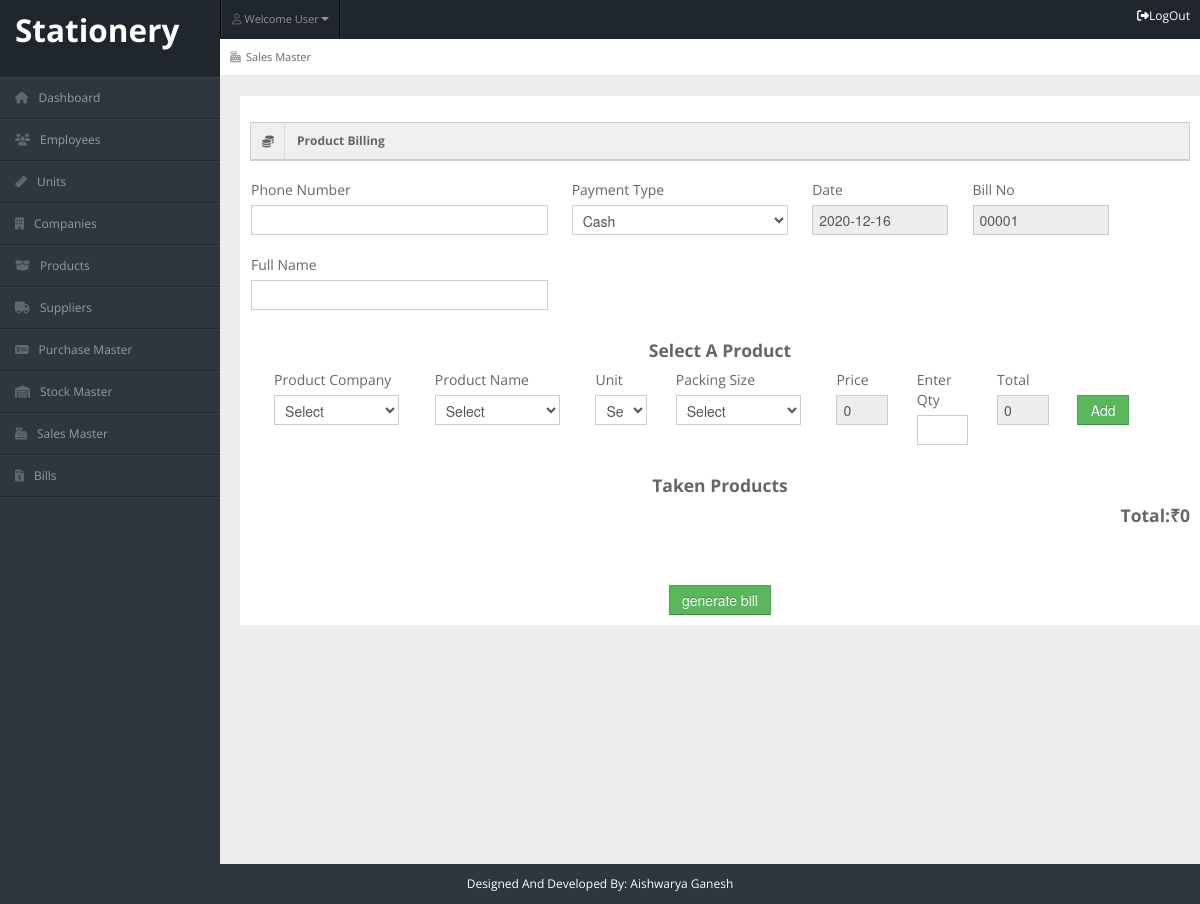
/Stationery_IMS/admin/sales_master.php, run on an earlier commit of the app's database.
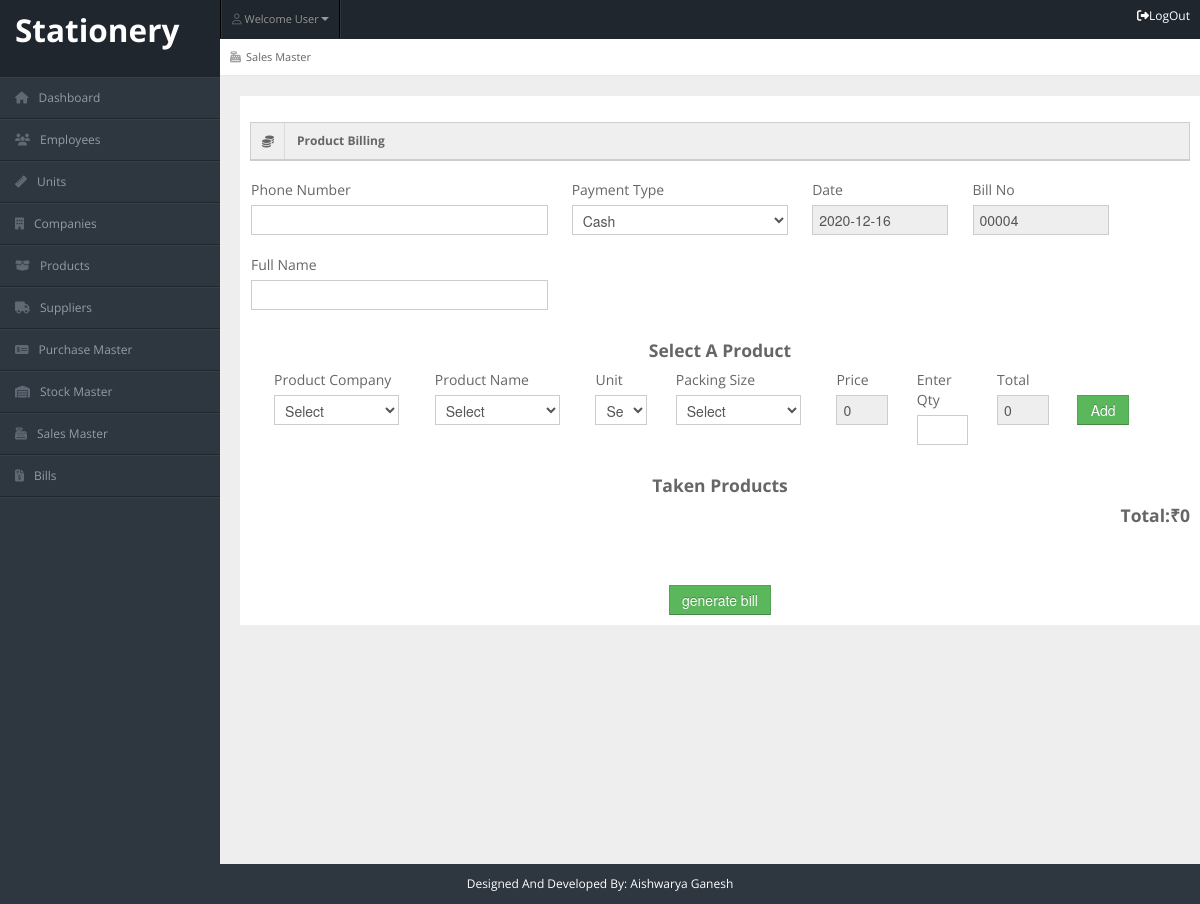
And on a later commit of the database.
### tables this page shows
CREATE TABLE `billing_header` (
  `id` int(5) NOT NULL,
  `phno` varchar(15) NOT NULL,
  `payment_method` varchar(50) NOT NULL,
  `date` date NOT NULL,
  `bill_no` varchar(10) NOT NULL
);

### Stationery_IMS/admin/sales_master.php (the view, shortened to what the changed rows need)
<?php
include "header.php";
include "../employee/connection.php";
$bill_id=0;
$res=mysqli_query($link,"select * from billing_header order by id desc limit 1");
while ($row=mysqli_fetch_array($res))
{
  $bill_id=$row["id"];
}
?>
    <div id="content">
      <form name="form1" action="" method="post" class="form-horizontal nopadding">
        <div class="container-fluid">
                <div class="row-fluid" style="background-color: white; min-height: 100px; padding:10px;">
                    <div class="span12">
                        <div class="widget-box">
                            <div class="widget-content nopadding">
                                <div class="span2">
                                    <br>
                                    <div>
                                        <label>Bill No</label>
                                        <input type="text" class="span12" name="billno" value="<?php echo generate_bill_no($bill_id) ?>" readonly>
                                    </div>
                                </div>
                            </div>
                        </div>
                    </div>
                </div>
        </div>
          </form>
    </div>
<?php
function generate_bill_no($id)
{
  if($id=="")
  {
    $id1 = 0;
  }
  else{
    $id1=$id;
  }
  $id1=$id1+1;
  $len=strlen($id1);
  switch($len)
  {
    case "1" : $id1 = '0000'.$id1;break;
  }
  return $id1;
}
  ?>
<?php
include "footer.php";
?>

What changed in the data, as far as the page shows it:
added billing_header: billno "00004"
Also different on the page:
form field billno: "00001" → (not shown)
